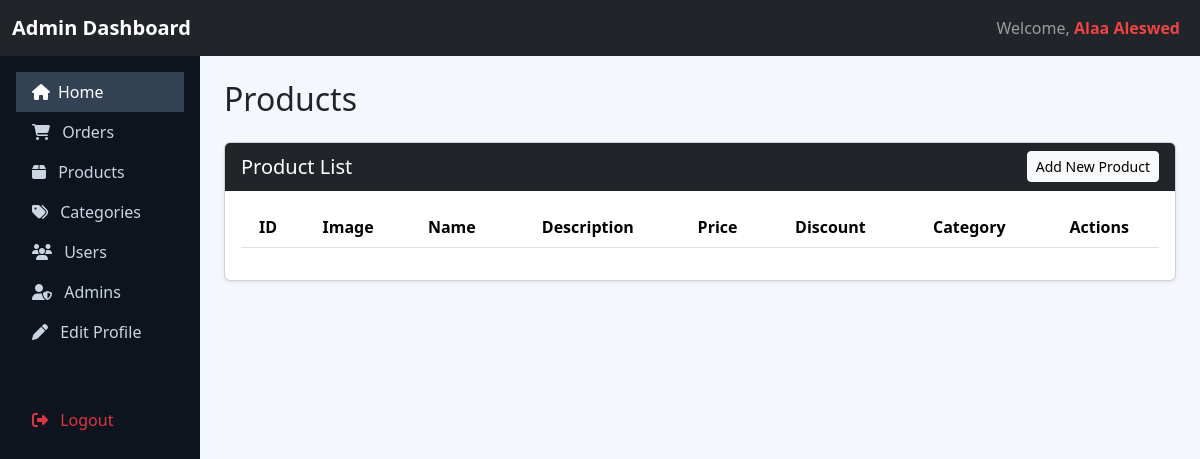
The app's page /adminDashboard/products.php, older data.
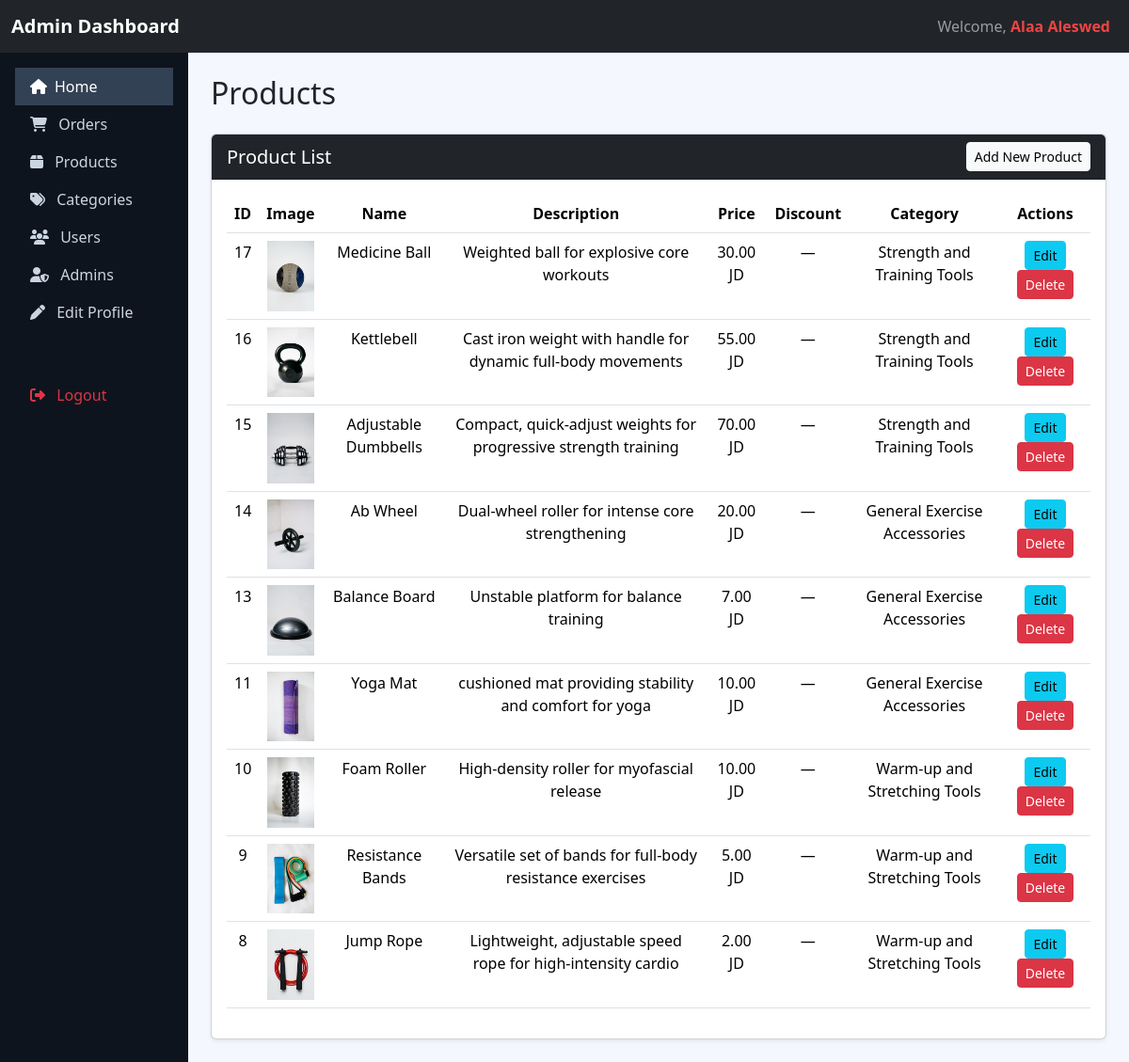
The same page, newer data.
### tables this page shows
CREATE TABLE `products` (
  `id` int(11) NOT NULL,
  `name` varchar(200) NOT NULL,
  `description` text DEFAULT NULL,
  `price` decimal(10,2) NOT NULL,
  `old_price` decimal(10,2) DEFAULT NULL,
  `category_id` int(11) DEFAULT NULL,
  `primary_image_id` int(11) DEFAULT NULL,
  `stock` int(11) DEFAULT 0,
  `featured` tinyint(1) DEFAULT 0,
  `discount_percent` int(11) DEFAULT 0,
  `created_at` timestamp NOT NULL DEFAULT current_timestamp()
);

CREATE TABLE `product_images` (
  `id` int(11) NOT NULL,
  `product_id` int(11) NOT NULL,
  `filename` varchar(255) NOT NULL,
  `original_name` varchar(255) NOT NULL,
  `file_size` int(11) DEFAULT 0,
  `mime_type` varchar(50) NOT NULL,
  `is_primary` tinyint(1) DEFAULT 0,
  `display_order` int(11) DEFAULT 0,
  `uploaded_at` timestamp NOT NULL DEFAULT current_timestamp()
);

CREATE TABLE `categories` (
  `id` int(11) NOT NULL,
  `name` varchar(100) NOT NULL,
  `description` text DEFAULT NULL,
  `created_at` timestamp NOT NULL DEFAULT current_timestamp()
);

### config/database.php (called while the page is built)
<?php
return [
    'type' => 'pdo',
    'host' => '127.0.0.1',
    'username' => 'root',
    'password' => '',
    'database' => 'ecommerce_db',
    'options' => [
        PDO::ATTR_ERRMODE => PDO::ERRMODE_EXCEPTION,
        PDO::ATTR_DEFAULT_FETCH_MODE => PDO::FETCH_ASSOC,
        PDO::ATTR_EMULATE_PREPARES => false
    ]
];

### classes/Database.php (called while the page is built, shortened)
<?php
class Database {
    private static $instance = null;
    private $conn;
    private function __construct() {
        $config = require_once __DIR__ . '/../config/database.php';
        try {
            if ($config['type'] === 'mysqli') {
                $this->conn = new mysqli(
                    $config['host'],
                    $config['username'],
                    $config['password'],
                    $config['database']
                );
                if ($this->conn->connect_error) {
                    throw new Exception("Connection failed: " . $this->conn->connect_error);
                }
            } else {
                $dsn = "mysql:host={$config['host']};dbname={$config['database']};charset=utf8mb4";
                $this->conn = new PDO($dsn, $config['username'], $config['password'], [
                    PDO::ATTR_ERRMODE => PDO::ERRMODE_EXCEPTION,
                    PDO::ATTR_DEFAULT_FETCH_MODE => PDO::FETCH_ASSOC
                ]);
            }
        } catch (Exception $e) {
            die("Database connection error: " . $e->getMessage());
        }
    }
    public static function getInstance() {
        if (self::$instance === null) {
            self::$instance = new self();
        }
        return self::$instance;
    }
    public function getConnection() {
        return $this->conn;
    }
}

### classes/Product.php (called while the page is built, shortened)
<?php
class Product
{
    private $db;
    public function __construct()
    {
        $this->db = Database::getInstance()->getConnection();
    }
    public function readAll($limit = 10, $offset = 0, $search = '', $category_id = null, $featured = null)
    {
        $sql = "
        SELECT
            p.*,
            c.name AS category_name,
            d.discount_value AS category_discount,
            CASE
                WHEN d.is_active = 1 THEN p.price - (p.price * d.discount_value / 100)
                ELSE p.price
            END AS discounted_price
        FROM products p
        LEFT JOIN categories c ON p.category_id = c.id
        LEFT JOIN discounts d ON d.category_id = p.category_id AND d.is_active = 1
        WHERE 1=1
    ";
        $params = [];
        $sql .= " ORDER BY p.created_at DESC LIMIT :limit OFFSET :offset";
        $stmt = $this->db->prepare($sql);
        $stmt->bindValue(':limit', (int) $limit, PDO::PARAM_INT);
        $stmt->bindValue(':offset', (int) $offset, PDO::PARAM_INT);
        $stmt->execute();
        return $stmt->fetchAll(PDO::FETCH_ASSOC);
    }
    public function getPrimaryImage($productId)
    {
        $sql = "SELECT filename FROM product_images WHERE product_id=:id ORDER BY uploaded_at DESC LIMIT 1";
        $stmt = $this->db->prepare($sql);
        $stmt->bindValue(':id', (int) $productId, PDO::PARAM_INT);
        $stmt->execute();
        $row = $stmt->fetch(PDO::FETCH_ASSOC);
        return $row ? $row['filename'] : 'placeholder.png';
    }
}

### adminDashboard/products.php (the view, shortened to what this page needs)
<?php
include 'includes/header.php';
include 'includes/sidebar.php';
require_once "../classes/Database.php";
require_once '../classes/Product.php';
$product = new Product();
$products = $product->readAll();
?>
<main class="col-md-9 ms-sm-auto col-lg-10 px-md-4 py-4">
    <h2 class="mb-4">Products</h2>
    <div id="productsTable" class="card shadow-sm">
        <div class="card-header bg-dark text-white d-flex justify-content-between align-items-center">
            <h5 class="mb-0">Product List</h5>
            <a href="add_product.php" class="btn btn-sm btn-light">
                Add New Product
            </a>
        </div>
        <div class="card-body">
            <div class="table-responsive">
                <table class="table table-hover text-center">
                    <thead>
                        <tr>
                            <th>ID</th>
                            <th>Image</th>
                            <th>Name</th>
                            <th>Description</th>
                            <th>Price</th>
                            <th>Discount</th>
                            <th>Category</th>
                            <th>Actions</th>
                        </tr>
                    </thead>
                    <?php foreach ($products as $p): ?>
                        <tr>
                            <td><?= $p['id'] ?></td>
                            <td>
                                <img src="handlers/assets/<?= $product->getPrimaryImage($p['id']) ?>" width="50">
                            </td>
                            <td><?= htmlspecialchars($p['name']) ?></td>
                            <td><?= htmlspecialchars($p['description']) ?></td>
                            <td>
                                <?= number_format($p['price'], 2) ?> JD
                            </td>
                            <td>
                                <?php if ($p['category_discount'] > 0): ?>
                                    <span class="text-success fw-bold">
                                        <?= number_format($p['discounted_price'], 2) ?> JD
                                    </span>
                                    <br>
                                    <small class="text-muted">
                                        (-<?= $p['category_discount'] ?>%)
                                    </small>
                                <?php else: ?>
                                    —
                                <?php endif; ?>
                            </td>
                            <td><?= htmlspecialchars($p['category_name']) ?></td>
                            <td>
                                <a href="edit_product.php?id=<?= $p['id'] ?>" class="btn btn-sm btn-info">Edit</a>
                                <a href="handlers/delete_product.php?id=<?= $p['id'] ?>" class="btn btn-sm btn-danger"
                                    onclick="return confirm('Delete this product?')">
                                    Delete
                                </a>
                            </td>
                        </tr>
                    <?php endforeach; ?>
                </table>
            </div>
        </div>
    </div>
</main>
</div>
</body>
</html>

### adminDashboard/includes/header.php (shortened to what this page needs)
<!DOCTYPE html>
<html lang="en">
<head>
    <link href="https://cdn.jsdelivr.net/npm/bootstrap@5.3.3/dist/css/bootstrap.min.css" rel="stylesheet">
    <link rel="stylesheet" href="https://cdnjs.cloudflare.com/ajax/libs/font-awesome/6.5.0/css/all.min.css">
    <link rel="stylesheet" href="https://cdn.jsdelivr.net/npm/bootstrap-icons@1.13.1/font/bootstrap-icons.min.css">
</head>
<body>
<nav class="navbar navbar-expand-lg navbar-dark bg-dark">
    <div class="container-fluid">
        <a class="navbar-brand fw-bold" href="index.php">Admin Dashboard</a>
        <div class="collapse navbar-collapse" id="navbarNav">
            <ul class="navbar-nav ms-auto">
                <li class="nav-item">
                    <a class="nav-link" href="#">Welcome, <span class="welcome">Alaa Aleswed</span></a>
                </li>
            </ul>
        </div>
    </div>
</nav>
<div class="d-flex">

### adminDashboard/includes/sidebar.php
<div class="sidebar col-12 col-md-3 col-xl-2 p-3">
    <ul class="nav flex-column">
        <li class="nav-item">
            <a class="nav-link active d-flex align-items-center" href="index.php">
                <i class="fas fa-home me-2"></i> Home
            </a>
        </li>
        <li class="nav-item">
            <a class="nav-link" href="orders.php">
                <i class="fas fa-shopping-cart me-2"></i> Orders
            </a>
        </li>
        <li class="nav-item">
            <a class="nav-link" href="products.php">
                <i class="fas fa-box me-2"></i> Products
            </a>
        </li>
        <li class="nav-item">
            <a class="nav-link" href="categories.php">
                <i class="fas fa-tags me-2"></i> Categories
            </a>
        </li>
        <li class="nav-item">
            <a class="nav-link" href="users.php">
                <i class="fas fa-users me-2"></i> Users
            </a>
        </li>
        <li class="nav-item">
            <a class="nav-link" href="admins.php">
                <i class="fas fa-user-shield me-2"></i> Admins
            </a>
        </li>
        <li class="nav-item">
            <a class="nav-link" href="editProfile.php">
                <i class="fa-solid fa-pen me-2"></i> Edit Profile
            </a>
        </li>
        <li class="nav-item mt-5">
            <a class="nav-link text-danger" href="#">
                <i class="fas fa-sign-out-alt me-2"></i> Logout
            </a>
        </li>
    </ul>
</div>

### adminDashboard/includes/header.php (style rules this page uses)
body { background-color: #f5f7ff; font-family: 'Segoe UI', Tahoma, Geneva, Verdana, sans-serif; }
.sidebar { min-height: 100vh; background-color: #0e141dff; color: white; }
.sidebar a { color: #cbd5e1; }
.sidebar a:hover, .sidebar .active { background-color: #334155; color: white; }
.welcome { color: #ef4444; font-weight: bold; }

Row changes from the older to the newer data that the page shows:
added products: id "17", id.filename (picture), name "Medicine Ball", description "Weighted ball for explosive core workouts", price "30.00", category.name "Strength and Training Tools"
added products: id "16", id.filename (picture), name "Kettlebell", description "Cast iron weight with handle for dynamic full-body movements", price "55.00", category.name "Strength and Training Tools"
added products: id "15", id.filename (picture), name "Adjustable Dumbbells", description "Compact, quick-adjust weights for progressive strength training", price "70.00", category.name "Strength and Training Tools"
added products: id "14", id.filename (picture), name "Ab Wheel", description "Dual-wheel roller for intense core strengthening", price "20.00", category.name "General Exercise Accessories"
added products: id "13", id.filename (picture), name "Balance Board", description "Unstable platform for balance training", price "7.00", category.name "General Exercise Accessories"
added products: id "11", id.filename (picture), name "Yoga Mat", description "cushioned mat providing stability and comfort for yoga", price "10.00", category.name "General Exercise Accessories"
added products: id "10", id.filename (picture), name "Foam Roller", description "High-density roller for myofascial release", price "10.00", category.name "Warm-up and Stretching Tools"
added products: id "9", id.filename (picture), name "Resistance Bands", description "Versatile set of bands for full-body resistance exercises", price "5.00", category.name "Warm-up and Stretching Tools"
added products: id "8", id.filename (picture), name "Jump Rope", description "Lightweight, adjustable speed rope for high-intensity cardio", price "2.00", category.name "Warm-up and Stretching Tools"
